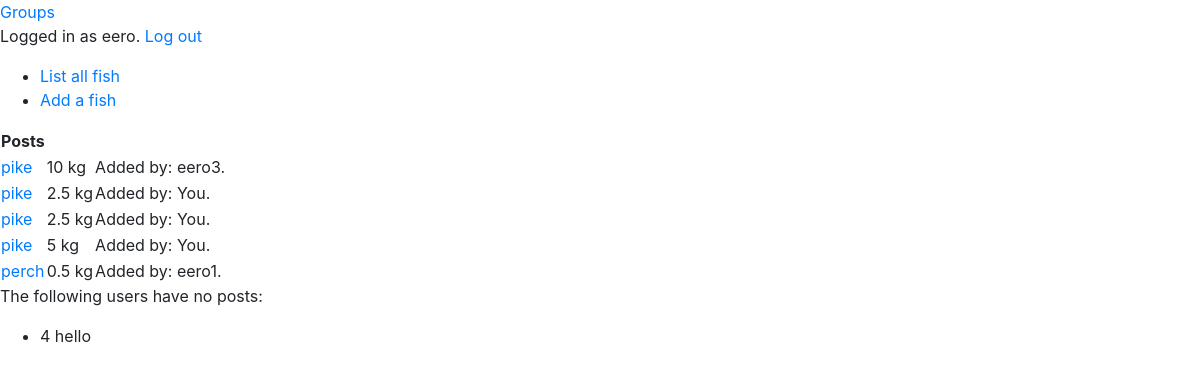
Screenshot of /fish (signed in) with the database file from the repository.
### application/auth/models.py (models this page shows, shortened)
class User(Base):
    __tablename__ = "account"
    username = db.Column(db.String(144), unique=True, nullable=False)
    password = db.Column(db.String(144), nullable=False)
    groups = db.relationship('Group', secondary=groups, backref=db.backref('accounts', lazy=True))
    fish = db.relationship("Fish",backref='account',lazy=True)
    @staticmethod
    def find_users_with_no_posts():
        stmt = text("SELECT Account.id, Account.username FROM Account"
                     " LEFT JOIN Fish ON Fish.account_id = Account.id"
                     " WHERE (Fish.species IS null)")
        res = db.engine.execute(stmt)
        response = []
        for row in res:
            response.append({"id":row[0], "name":row[1]})
        return response

### application/fish/models.py (models this page shows, shortened)
class Fish(Base):
    species = db.Column(db.String(144), nullable=False)
    weight = db.Column(db.Numeric(precision=4, asdecimal=False, decimal_return_scale=None))
    image_file = db.Column(db.String(20))
    account_id = db.Column(db.Integer, db.ForeignKey('account.id'),
                            nullable=False)

### application/fish/views.py (the view)
@app.route("/fish", methods=["GET"])
def fish_index():
    f = Fish.query.all()
    no_posts = User.find_users_with_no_posts()
    return render_template("fish/list.html", fish=f, users=User.query.all(),no_posts=no_posts)

### application/__init__.py (called while the page is built)
@login_manager.user_loader
def load_user(user_id):
    return User.query.get(user_id)

### application/templates/fish/list.html
{% extends "layout.html" %}
{% block body %}
<table>
  <tr>
    <th>Posts</th>
  </tr>
  {% for fish in fish %}
  <tr>
    <td><a href="{{ url_for('fish_view', fish_id=fish.id) }}"> {{ fish.species }}</a></td>
    <td>{{ fish.weight }} kg</td>
  {% if current_user.id == fish.account_id %}
    <td>Added by: You.</td>
  {% endif %}
  {% for user in users %}
      {% if user.id == fish.account_id and current_user.id != fish.account_id %}
        <td>Added by: {{ user.username }}.</td>
      {% endif %}
  {% endfor %}
  </tr>
  {% endfor %}
</table>
{% if no_posts is defined %}
<p>
  The following users have no posts:
</p>
<ul>
  {% for user in no_posts %}
  <li>
    {{user.id}} {{user.name}}
  </li>
  {% endfor %}
</ul>
{% endif %}
{% endblock %}

### application/templates/layout.html (shortened to what this page needs)
<!DOCTYPE html>
<html>
<head>
  <link rel="stylesheet" href="https://maxcdn.bootstrapcdn.com/bootstrap/4.0.0/css/bootstrap.min.css">
</head>
<body>
  <a href="{{ url_for('group_index') }}">Groups</a>
  {% if current_user.is_authenticated %}
  <p>
  Logged in as {{ current_user.username }}. <a href="{{ url_for('auth_logout') }}">Log out</a>
  </p>
  {% else %}
  <a href="{{ url_for('auth_login') }}">Log in</a>
  <a href="{{ url_for('auth_signup') }}">Sign up</a>
  {% endif %}
  {% if not "group" in request.path %}
  <ul>
    <li><a href="{{ url_for('fish_index') }}">List all fish</a></li>
    <li><a href="{{ url_for('fish_new') }}">Add a fish</a></li>
  </ul>
  {% else %}
  <ul>
    <li><a href="{{ url_for('group_new') }}">Create new group</a></li>
    <li><a href="{{ url_for('fish_index') }}">Main page</a></li>
  </ul>
  {% endif %}
  {% block body %}{% endblock %}
</body>
</html>

### rows the page displays
User: username "eero"
Fish: species "pike", weight "10"
User: username "eero3"
Fish: species "pike", weight "2.5", shows "Added by: You."
Fish: species "pike", weight "2.5", shows "Added by: You."
Fish: species "pike", weight "5", shows "Added by: You."
Fish: species "perch", weight "0.5"
User: username "eero1"
User: id "4", name "hello"
